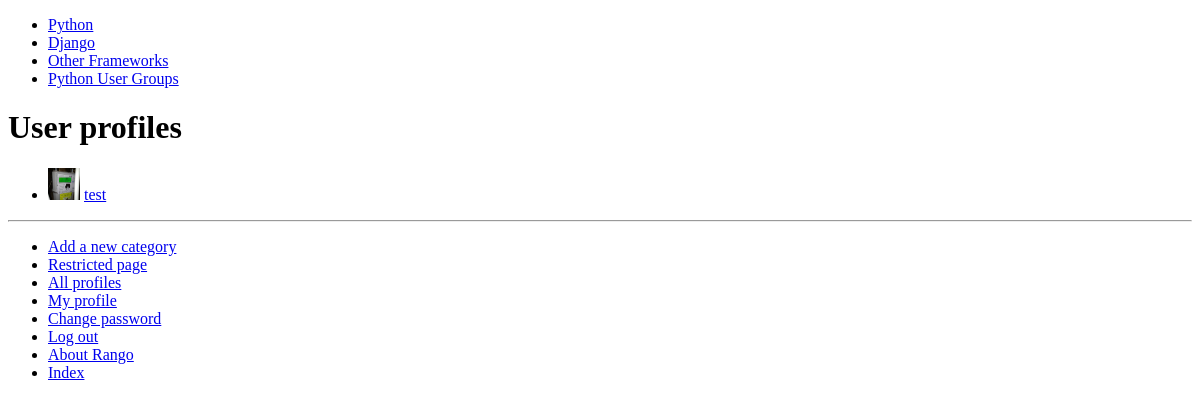
The app's page /rango/profiles/ (signed in), older data.
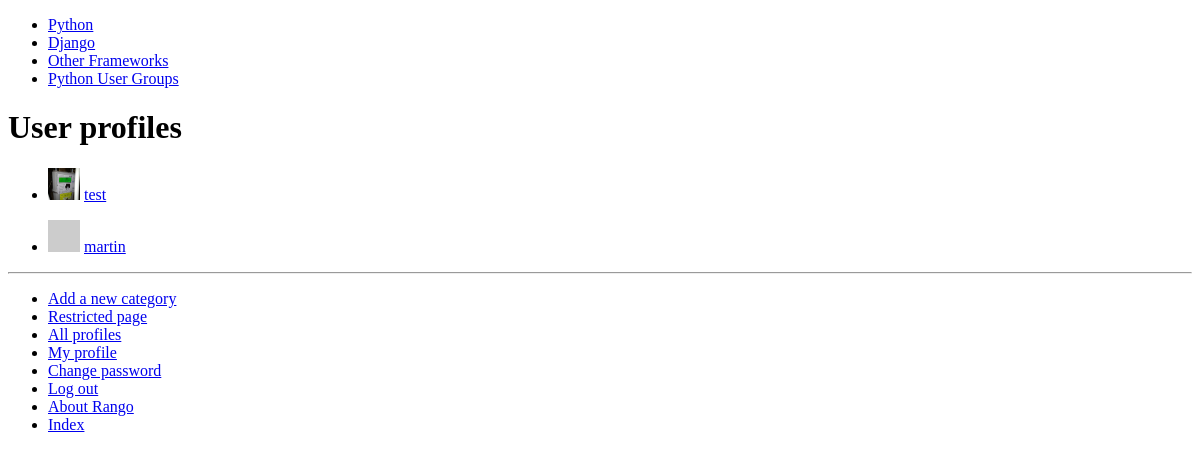
The same page, newer data.
### rango/models.py (models this page shows, shortened)
class Category(models.Model):
    name = models.CharField(max_length=128, unique=True)
    views = models.IntegerField(default=0)
    likes = models.IntegerField(default=0)
    slug = models.SlugField(unique=True)
    class Meta:
        verbose_name_plural = 'Categories'

class UserProfile(models.Model):
    user = models.OneToOneField(User, on_delete=models.CASCADE)
    website = models.URLField(blank=True)
    picture = models.ImageField(upload_to='profile_images', blank=True)

### rango/views.py (the view)
# urls.py: path('profiles/', views.list_profiles, name='list_profiles'),
@login_required
def list_profiles(request):
    userprofile_list = UserProfile.objects.all()
    context_dict = {
        'userprofile_list': userprofile_list,
    }
    return render(request, 'rango/list_profiles.html', context_dict)

### rango/templatetags/rango_template_tags.py (called while the page is built)
@register.inclusion_tag('rango/cats.html')
def get_category_list(cat=None):
    return {
        'cats': Category.objects.all(),
        'act_cat': cat,
    }

### templates/rango/list_profiles.html (shortened to what this page needs)
{% extends 'rango/base.html' %}
{% load staticfiles %}
{% block body_block %}
    <h1>User profiles</h1>
    <p>
    {% if userprofile_list %}
        <ul>
        {% for listuser in userprofile_list %}
            <li>
                <p>
                {% if listuser.picture %}
                    <img src="{{ MEDIA_URL }}{{ listuser.picture }}" width="32" height="32" />
                {% else %}
                    <img src="http://lorempixel.com/32/32/people/" width="32" height="32" />
                {% endif %}
                    <a href="{% url 'profile' listuser.user.username %}">{{ listuser.user.username }}</a>
                </p>
            </li>
        {% endfor %}
        </ul>
    {% else %}
        There are no users registered.
    {% endif %}
    </p>
{% endblock %}

### templates/rango/cats.html
<ul>
{% if cats %}
    {% for c in cats %}
    <li>
        {% if c == act_cat %}
        <strong>
            <a href="{% url 'show_category' c.slug %}">{{ c.name }}</a>
        </strong>
        {% else %}
        <a href="{% url 'show_category' c.slug %}">{{ c.name }}</a>
        {% endif %}
    </li>
    {% endfor %}
{% else %}
    <li>
        <strong>No categories present.</strong>
    </li>
{% endif %}
</ul>

Row changes from the older to the newer data that the page shows:
added UserProfile: user.username "martin"
